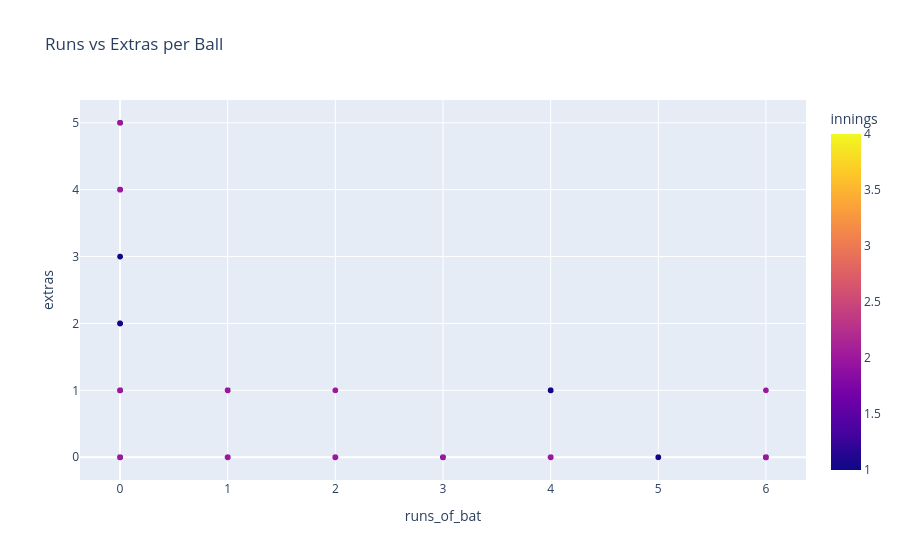

Here is the notebook cell this chart was saved with:
### Code cell
#  Runs vs Extras Scatter
fig = px.scatter(df, x="runs_of_bat", y="extras", color="innings",
                   title="Runs vs Extras per Ball")
fig.show()

### Figure 1 — Plotly figure (JSON) as saved in the notebook; plotly's stock layout.template omitted (floating-point values rounded to 4 significant figures; data arrays with more than 128 entries replaced by an {"elided": "..."} marker saying what was removed)
{"data": [{"hovertemplate": "runs_of_bat=%{x}<br>extras=%{y}<br>innings=%{marker.color}<extra></extra>", "legendgroup": "", "marker": {"color": {"elided": "17477 int values"}, "coloraxis": "coloraxis", "symbol": "circle"}, "mode": "markers", "name": "", "showlegend": false, "type": "scattergl", "x": {"elided": "17477 int values"}, "xaxis": "x", "y": {"elided": "17477 int values"}, "yaxis": "y"}], "layout": {"coloraxis": {"colorbar": {"title": {"text": "innings"}}, "colorscale": [[0, "#0d0887"], [0.1111, "#46039f"], [0.2222, "#7201a8"], [0.3333, "#9c179e"], [0.4444, "#bd3786"], [0.5556, "#d8576b"], [0.6667, "#ed7953"], [0.7778, "#fb9f3a"], [0.8889, "#fdca26"], [1, "#f0f921"]]}, "legend": {"tracegroupgap": 0}, "title": {"text": "Runs vs Extras per Ball"}, "xaxis": {"anchor": "y", "domain": [0, 1], "title": {"text": "runs_of_bat"}}, "yaxis": {"anchor": "x", "domain": [0, 1], "title": {"text": "extras"}}}}
